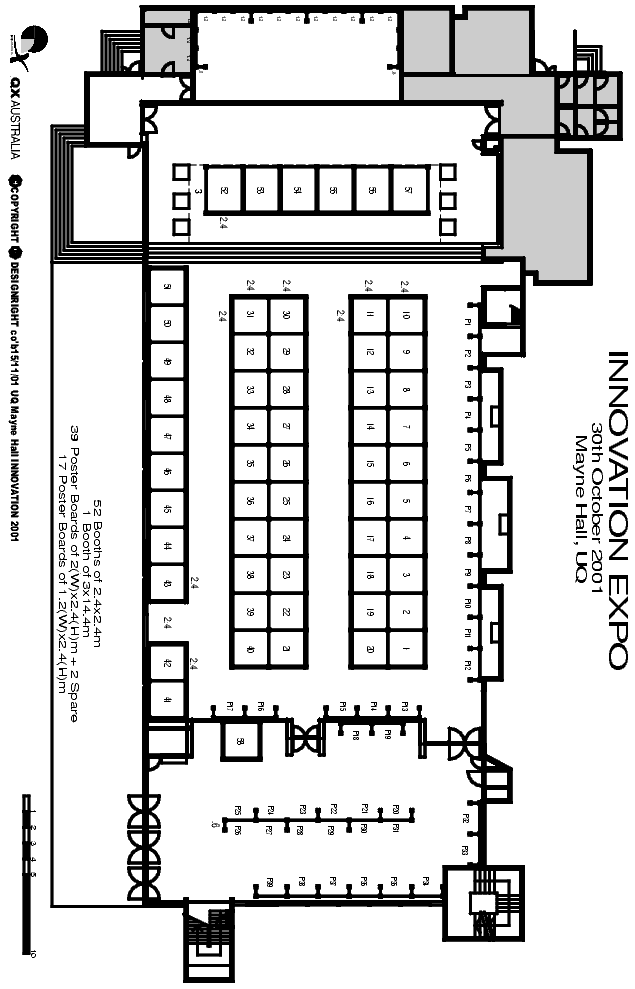
//> input picture Visualisation/hard.png, 635 x 989 px
$ ./main   (built with g++ and OpenCV 4)
//> lines starting //> are read from the running program, lines starting //| are printed output that depends on the picture; after the words box and inside, x2 and y2 are one past the last pixel; in counts of white or black regions, pixels touching at a corner belong together
#include "stdlib.h"
#include "cv.h"
#include "highgui.h"
#include <vector>

using namespace std;

struct SLine {
	CvPoint p1;
	CvPoint p2;
	double getAngle() { return atan2(double(p2.y-p1.y), double(p2.x - p1.x))*(180.0/CV_PI); }
	double getLength() { double xdiff = p2.x-p1.x, ydiff = p2.y-p1.y; return pow(xdiff*xdiff + ydiff*ydiff, 0.5);}
	double getDist(CvPoint p) {
		float A = p.x - p1.x, B = p.y - p1.y;
		float C = p2.x - p1.x, D = p2.y - p1.y;

		float dot = A * C + B * D;
		float len_sq = C * C + D * D;
		float param = dot / len_sq;

		CvPoint closestPoint;
		if(param < 0) closestPoint = p1;
		else if(param > 1) closestPoint = p2;
		else {
			closestPoint.x = p1.x + param * C;
			closestPoint.y = p1.y + param * D;
		}

		return abs(pow(double((p.x-closestPoint.x)*(p.x-closestPoint.x)+(p.y-closestPoint.y)*(p.y-closestPoint.y)),0.5));
	}
};

SLine joinLines(SLine l1, SLine l2);

void main(int argc, char**argv) {
	//Load in the source images
	IplImage *newIm = cvLoadImage("hard.png",0);
//> newIm is the input picture: 989 rows x 635 cols, CV_8UC1; min 0, max 255, mean 212.3
	cvShowImage("map", newIm);

	//Dilate the image to remove fine lines
	cvDilate(newIm, newIm, 0, 2);
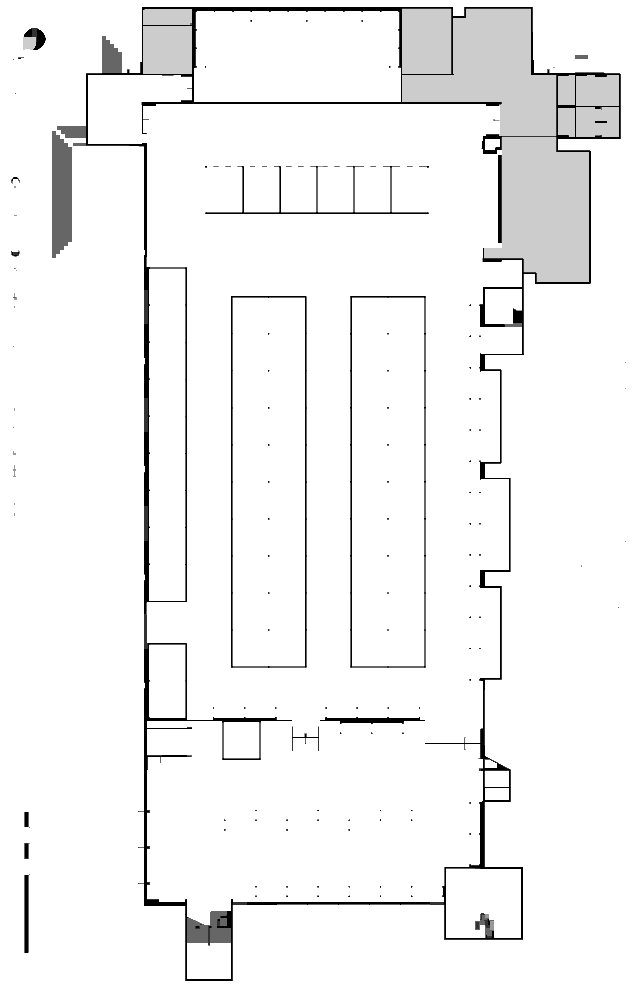
//> newIm: 989 rows x 635 cols, CV_8UC1; 14.57% of pixels changed, all inside (x1, y1, x2, y2) = (8, 5, 628, 983)

	//Perform canny edge detection
	IplImage *cannyIm = cvCreateImage(cvGetSize(newIm), IPL_DEPTH_8U, 1); cvZero(cannyIm);
	cvCanny(newIm, cannyIm, 50, 150);
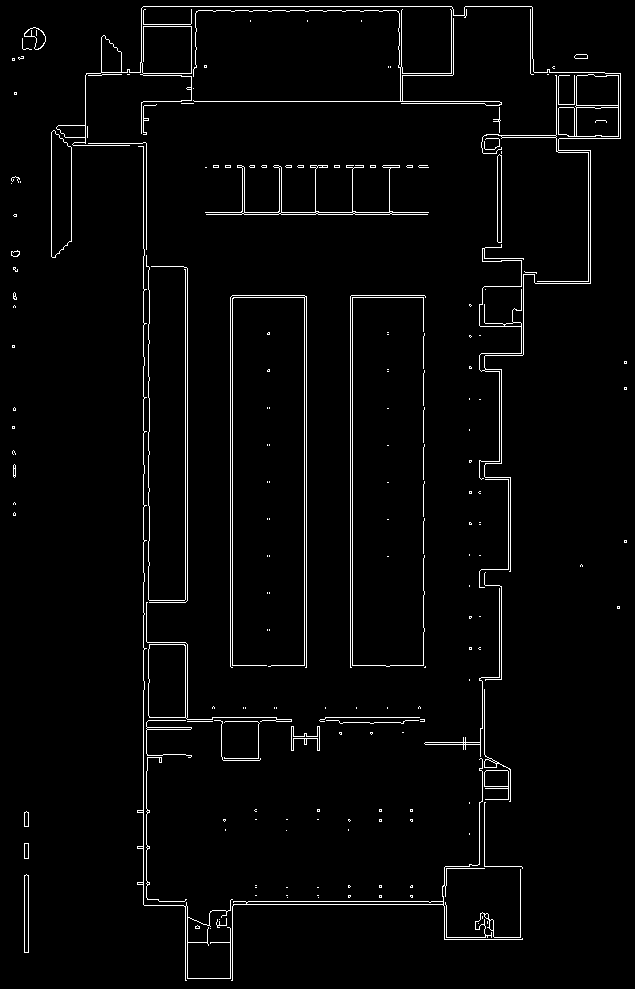
//> cannyIm: 989 rows x 635 cols, CV_8UC1; 2.7% white in thin lines or dots
	cvShowImage("canny", cannyIm);

	//Perform probabilistic hough lines
	CvMemStorage* storage = cvCreateMemStorage(0);
	CvSeq* lines = cvHoughLines2( cannyIm, storage, CV_HOUGH_PROBABILISTIC, 1, CV_PI/180, 5, 5, 10 );
//> lines = 487 items

	//Copy the hough lines into our own data structure
	vector<SLine> Lines;
	for(int i = 0; i < lines->total; i++ ) {
		CvPoint* line = (CvPoint*)cvGetSeqElem(lines,i);
		SLine l; l.p1 = line[0]; l.p2 = line[1];
		//Ensure all lines are going in the same direction
		if (l.getAngle()<0) { CvPoint pTmp = l.p1; l.p1 = l.p2; l.p2 = pTmp; }
		Lines.push_back(l);
	}
//> this loop made 487 passes
//> after the loop, Lines = 487 items

	//Render the original image
	IplImage *origIm = cvCreateImage(cvGetSize(newIm), IPL_DEPTH_8U, 3); cvSet(origIm, cvScalarAll(255));
	for(int i = 0; i < Lines.size(); i++ ) {
		cvLine( origIm, Lines.at(i).p1, Lines.at(i).p2, CV_RGB(0,0,0), 2, 8 );
		cvCircle(origIm, Lines.at(i).p1, 2, cvScalar(0,0,255));
		cvCircle(origIm, Lines.at(i).p2, 2, cvScalar(0,128,0));
	}
//> this loop made 487 passes
//> pass 2, `cvLine( origIm, Lines.at(i).p1, Lines.at(i).p2, CV_RGB(0,0,0), 2, 8 );`:
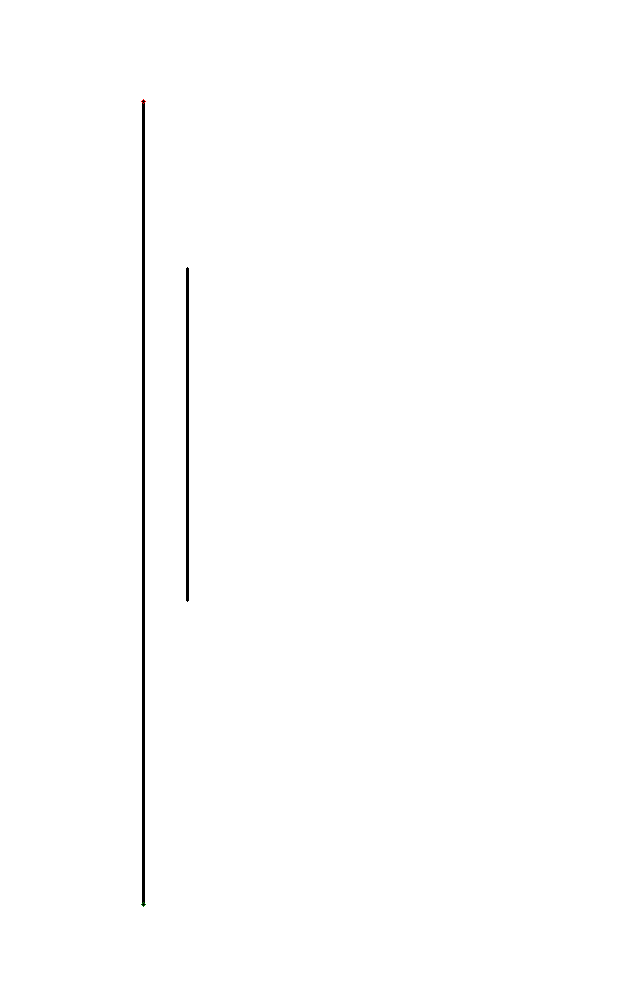
//> origIm: 989 rows x 635 cols, CV_8UC3; mean B, G, R 253.6, 253.6, 253.6
//> pass 3, `cvLine( origIm, Lines.at(i).p1, Lines.at(i).p2, CV_RGB(0,0,0), 2, 8 );`:
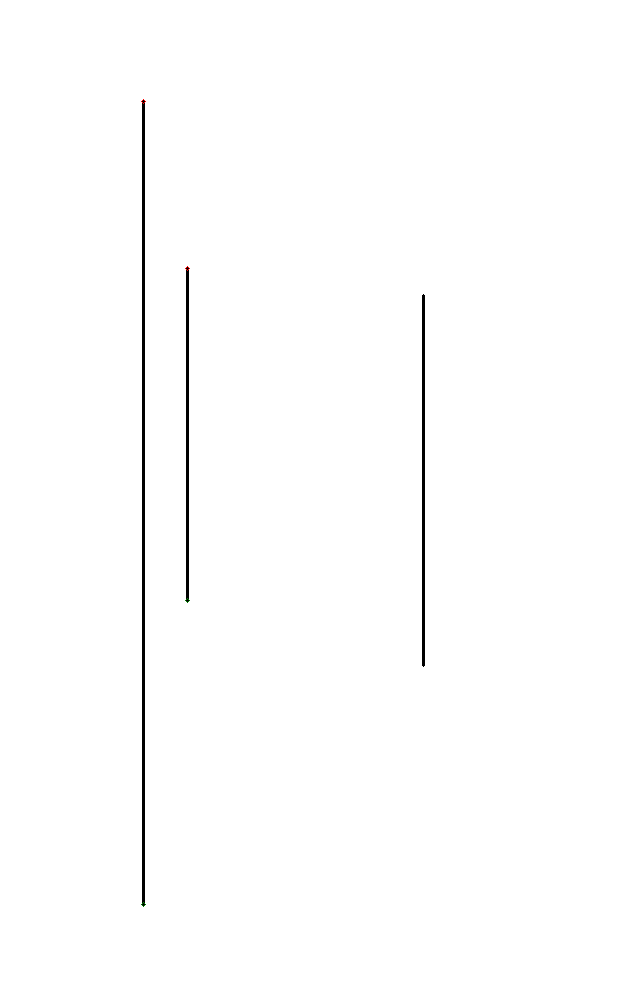
//> origIm: 989 rows x 635 cols, CV_8UC3; 0.18% of pixels changed, all inside (x1, y1, x2, y2) = (185, 266, 425, 667)
//> after the loop:
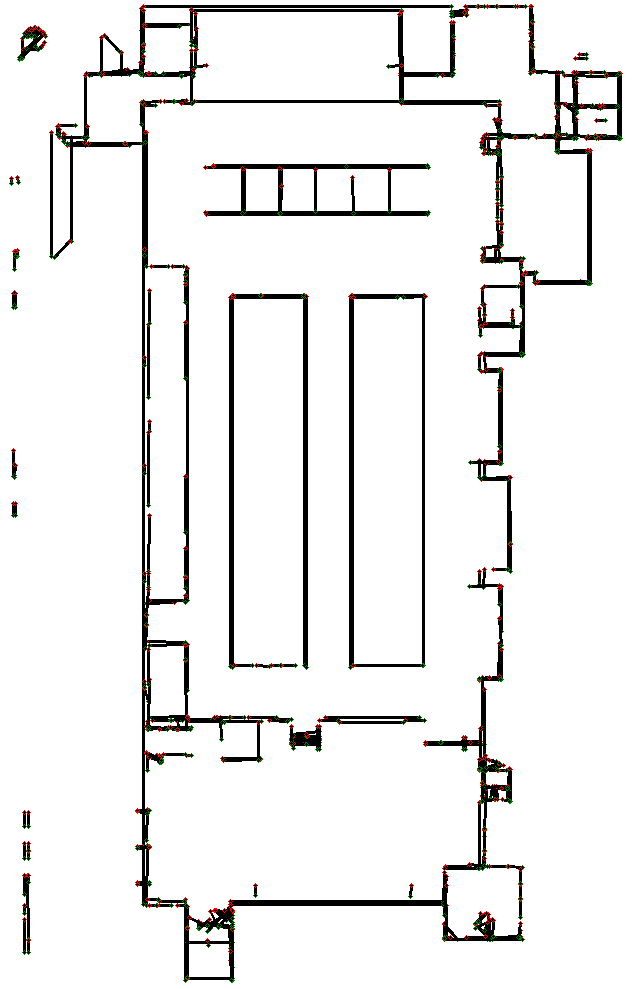
//> origIm: 989 rows x 635 cols, CV_8UC3; 6.66% of pixels changed, all inside (x1, y1, x2, y2) = (9, 4, 623, 983)
	cvShowImage("orig", origIm);

	printf("Before %d\n", Lines.size());
//| Before 487

	//Perform clean up of the image
	IplImage *cleanupImg = cvCreateImage(cvGetSize(newIm), IPL_DEPTH_8U, 3); cvSet(cleanupImg, cvScalarAll(255));
	bool haschanged = true;
	while (haschanged) {
		haschanged = false;
		//Loop through every pair of lines
		for (int i=0; i< Lines.size(); i++) {
			for (int j=i+1; j<Lines.size(); j++) {

				float angleThresh = 5; float distThresh = 5;
				//If (1) the lines are basically parallel and close OR (2) one line basically includes the other
				if ((abs(Lines.at(i).getAngle() - Lines.at(j).getAngle())<angleThresh || abs(Lines.at(i).getAngle() - Lines.at(j).getAngle())>180-angleThresh) && (Lines.at(i).getDist(Lines.at(j).p1)<distThresh || Lines.at(i).getDist(Lines.at(j).p2)<distThresh) ||
					(Lines.at(i).getDist(Lines.at(j).p1)<distThresh && Lines.at(i).getDist(Lines.at(j).p2)<distThresh) || (Lines.at(j).getDist(Lines.at(i).p1)<distThresh && Lines.at(j).getDist(Lines.at(i).p2)<distThresh)) {

						//Set the haschanged flag
						haschanged = true;

						//Get the union of the two lines
						SLine unionLine = joinLines(Lines.at(i), Lines.at(j));

						//Align the union to the longest of the two original lines
						if (Lines.at(i).getLength()> Lines.at(j).getLength()) {
							double length = unionLine.getLength(); double angle = Lines.at(i).getAngle();
							if (abs(angle-unionLine.getAngle())>90) angle = 180-angle;
							unionLine.p2.x = unionLine.p1.x + cos(angle*CV_PI/180.0)*length; unionLine.p2.y = unionLine.p1.y + sin(angle*CV_PI/180.0)*length;
						} else {
							double length = unionLine.getLength(); double angle = Lines.at(j).getAngle();
							if (abs(angle-unionLine.getAngle())>90) angle = 180-angle;
							unionLine.p2.x = unionLine.p1.x + cos(angle*CV_PI/180.0)*length; unionLine.p2.y = unionLine.p1.y + sin(angle*CV_PI/180.0)*length;
						}
						if (unionLine.getAngle()<0) { CvPoint pTmp = unionLine.p1; unionLine.p1 = unionLine.p2; unionLine.p2 = pTmp; }

						//Draw the changed lines
						cvLine( cleanupImg, unionLine.p1, unionLine.p2, CV_RGB(255,0,255), 3, 8 );
						cvLine( cleanupImg, Lines.at(i).p1, Lines.at(i).p2, CV_RGB(0,128,0), 2, 8 );
						cvLine( cleanupImg, Lines.at(j).p1, Lines.at(j).p2, CV_RGB(0,0,255), 2, 8 );
						cvShowImage("cleanup", cleanupImg); cvWaitKey(1);

						//Update the line list
						Lines.erase(Lines.begin()+i); Lines.erase(Lines.begin()+j-1);
						Lines.push_back(unionLine);
						if (i>0) i--; j=i+1;

						//Redraw the map
						cvSet(cleanupImg, cvScalarAll(255));
						for(int x = 0; x < Lines.size(); x++ ) cvLine( cleanupImg, Lines.at(x).p1, Lines.at(x).p2, CV_RGB(0,0,0), 2, 8 );

				}


			}
		}
	}
//> this loop made 3 passes
//> haschanged on passes 1 to 3: true, true, false
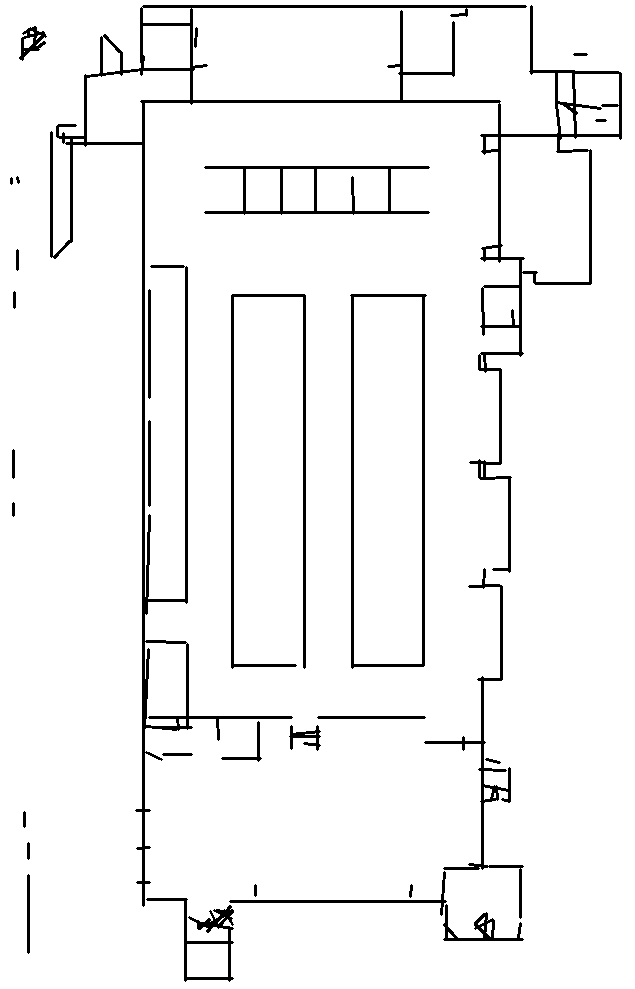
//> cleanupImg: 989 rows x 635 cols, CV_8UC3; 95.1% white; 30 black regions, largest, box (x1, y1, x2, y2) and area: (50, 5, 622, 907) 15860, (350, 294, 427, 669) 2654, (231, 294, 306, 669) 2638
//> after the loop, haschanged = false; Lines = 177 items

	printf("After %d\n", Lines.size());
//| After 177

	cvShowImage("cleanup", cleanupImg);
	cvWaitKey(0);

	cvReleaseImage(&cleanupImg);
	cvReleaseImage(&newIm);
	cvReleaseImage(&cannyIm);
	exit(0);
//> (the program exits here)

$ run again, with Visualisation/easy.png copied over Visualisation/hard.png
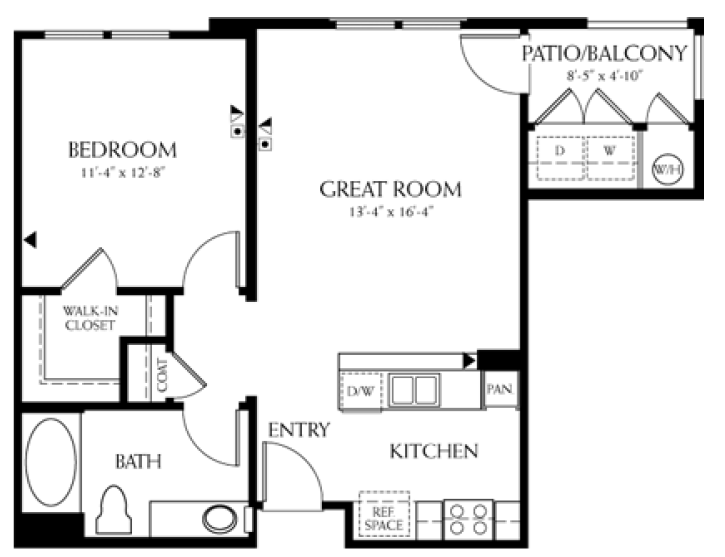
//> input picture Visualisation/easy.png, 725 x 557 px
//> newIm is the input picture: 557 rows x 725 cols, CV_8UC1; min 0, max 255, mean 228.3
//> newIm: 557 rows x 725 cols, CV_8UC1; 18.45% of pixels changed, all inside (x1, y1, x2, y2) = (13, 17, 704, 549)
//> `cvCanny(newIm, cannyIm, 50, 150);`:
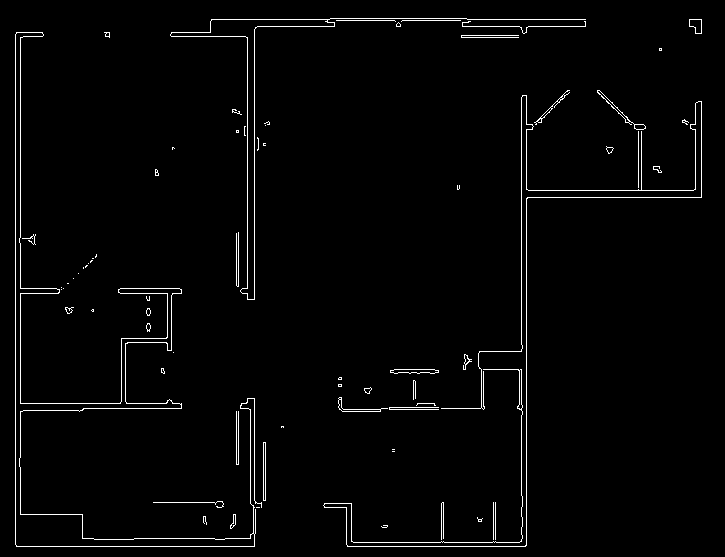
//> cannyIm: 557 rows x 725 cols, CV_8UC1; 2.1% white in thin lines or dots, all inside (x1, y1, x2, y2) = (15, 18, 702, 547)
//> lines = 216 items
//> the loop `for(int i = 0; i < lines->total; i++ )` made 216 passes
//| Before 216
//> the loop `while (haschanged)` made 3 passes
//> haschanged on passes 1 to 3: true, true, false
//> after the loop `while (haschanged)`:
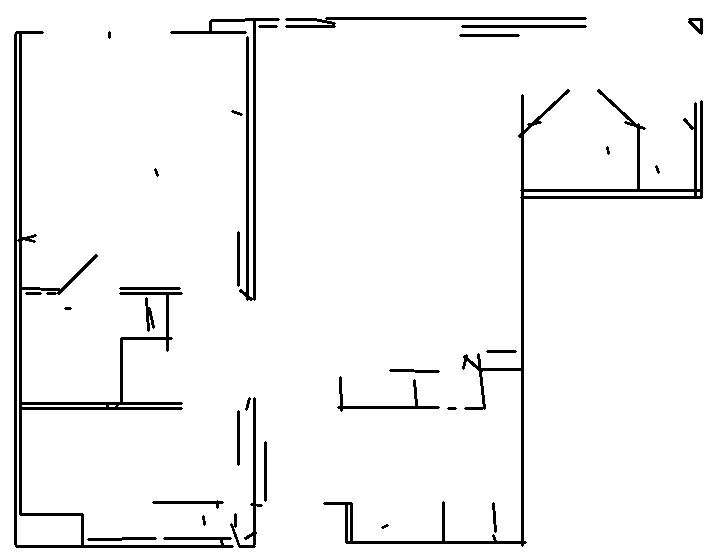
//> cleanupImg: 557 rows x 725 cols, CV_8UC3; 95.5% white; 31 black regions, largest, box (x1, y1, x2, y2) and area: (14, 31, 234, 548) 6279, (323, 89, 703, 547) 5070, (170, 18, 280, 301) 2132
//> after the loop `while (haschanged)`: haschanged = false; Lines = 91 items
//| After 91
